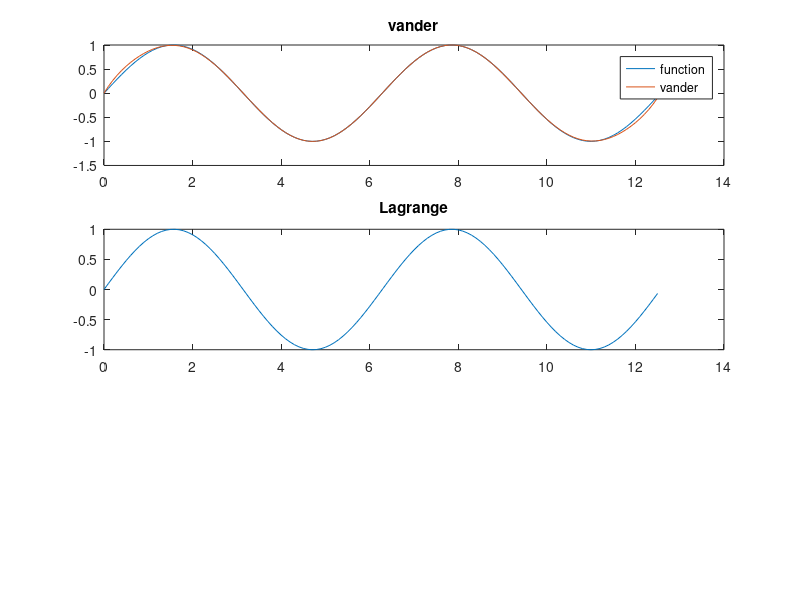

Recreate this plot in MATLAB. (Note: this script raises an error after producing the figure.)
x = linspace(0,4*pi,10);
van = vander(x);
a = van\sin(x).';
x1 = 0:0.1:4*pi;
y1 = sin(x1);

subplot(3,2,[1,2])
plot(x1, sin(x1))
title("vander")
hold on
plot(x1,polyval(a,x1))

legend("function","vander")
subplot(3,2,[3,4])
plot(x1,sin(x1))
title("Lagrange")
hold on
vector = zeros(0,length(x1));
k = 1
for i = 0.1:4*pi
  vector(k) = Lagrange(x,sin(x),i)
  k = k+1;
endfor

plot(x1,vector)
hold off
legend("function","Lagrange")
